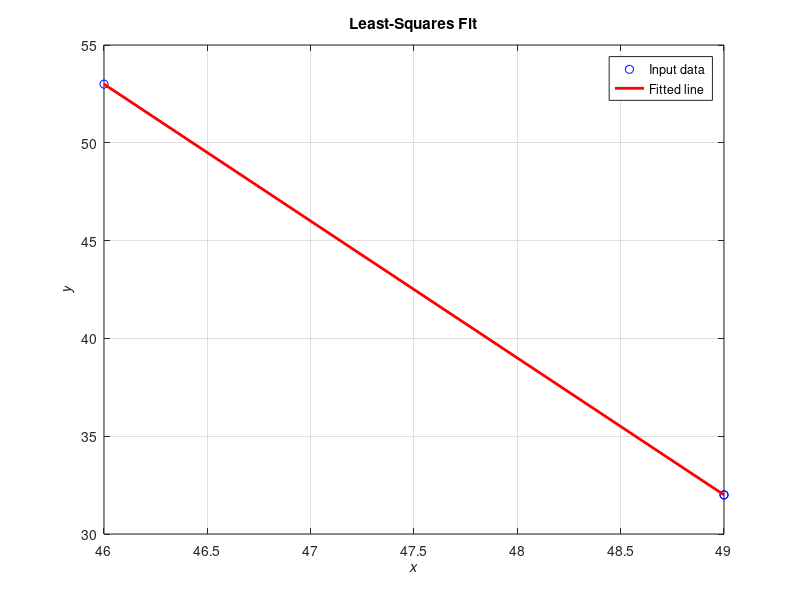

Here is the MATLAB script that generated this plot:
%
% Purpose:
%   To perform a least-squares fit of an input data set
%   to a straight line, and print out the resulting slope
%   and intercept values. The input data for this fit
%   comes from a user-specified input data file.
%
% Record of revisions:
%      Date       Programmer          Description of change
%      ====       ==========          =====================
%    01/30/07    S. J. Chapman        Original code
%
% Define variables:
%   ii           -- Loop index
%   n_points     -- Number in input [x y] points
%   slope        -- Slope of the line
%   sum_x        -- Sum of all input x values
%   sum_x2       -- Sum of all input x values squared
%   sum_xy       -- Sum of all input x*y yalues
%   sum_y        -- Sum of all input y values
%   temp         -- Variable to read user input
%   x            -- Array of x values
%   x_bar        -- Average x value
%   y            -- Array of y values
%   y_bar        -- Average y value
%   y_int        -- y-axis intercept of the line
disp('This program performs a least-squares fit of an ');
disp('input data set to a straight line.');
[fid, msg] = fopen('input1.dat.txt','r');
[array, count] = fread(fid, [3,2]);
for ii = 1:size(array,1)
    x(ii) = array(ii, 1);
    y(ii) = array(ii, 2);
end
% Accumulate statistics
sum_x = 0;
sum_y = 0;
sum_x2 = 0;
sum_xy = 0;
for ii = 1:size(array,1)
    sum_x  = sum_x + x(ii);
    sum_y  = sum_y + y(ii);
    sum_x2 = sum_x2 + x(ii)^2;
    sum_xy = sum_xy + x(ii) * y(ii);
end
% Now calculate the slope and intercept.
x_bar = sum_x / size(array,1);
y_bar = sum_y / size(array,1);
slope = (sum_xy - sum_x * y_bar) / ( sum_x2 - sum_x * x_bar);
y_int = y_bar - slope * x_bar;
% Tell user.
disp('Regression coefficients for the least-squares line:');
fprintf('  Slope (m)  = %8.3f\n', slope);
fprintf('  Intercept (b)    = %8.3f\n', y_int);
fprintf('  No. of points    = %8d\n', size(array,1));
% Plot the data points as blue circles with no
% connecting lines.
plot(x,y,'bo');
hold on;
% Create the fitted line
xmin = min(x);
xmax = max(x);
ymin = slope * xmin + y_int;
ymax = slope * xmax + y_int;
% Plot a solid red line with no markers
plot([xmin xmax],[ymin ymax],'r-','LineWidth',2);
hold off;
% Add a title and legend
title ('\bfLeast-Squares Fit');
xlabel('\bf\itx');
ylabel('\bf\ity');
legend('Input data','Fitted line');
grid on